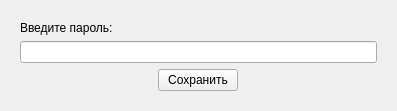
<?xml version="1.0" encoding="UTF-8"?>
<ui version="4.0">
 <class>AuthWindow</class>
 <widget class="QWidget" name="AuthWindow">
  <property name="geometry">
   <rect>
    <x>0</x>
    <y>0</y>
    <width>397</width>
    <height>111</height>
   </rect>
  </property>
  <property name="sizePolicy">
   <sizepolicy hsizetype="Maximum" vsizetype="Preferred">
    <horstretch>0</horstretch>
    <verstretch>0</verstretch>
   </sizepolicy>
  </property>
  <property name="windowTitle">
   <string>Form</string>
  </property>
  <layout class="QGridLayout" name="gridLayout">
   <item row="0" column="0">
    <widget class="QStackedWidget" name="stackedWidget">
     <property name="currentIndex">
      <number>1</number>
     </property>
     <widget class="QWidget" name="page_decrypt">
      <layout class="QGridLayout" name="gridLayout_2">
       <item row="2" column="1">
        <widget class="QPushButton" name="joinButton">
         <property name="sizePolicy">
          <sizepolicy hsizetype="Minimum" vsizetype="Fixed">
           <horstretch>0</horstretch>
           <verstretch>0</verstretch>
          </sizepolicy>
         </property>
         <property name="text">
          <string>Войти</string>
         </property>
        </widget>
       </item>
       <item row="1" column="0" colspan="3">
        <widget class="QLineEdit" name="lineEdit"/>
       </item>
       <item row="0" column="0">
        <widget class="QLabel" name="label">
         <property name="text">
          <string>Введите пароль:</string>
         </property>
        </widget>
       </item>
       <item row="2" column="2">
        <spacer name="horizontalSpacer_2">
         <property name="orientation">
          <enum>Qt::Horizontal</enum>
         </property>
         <property name="sizeHint" stdset="0">
          <size>
           <width>134</width>
           <height>20</height>
          </size>
         </property>
        </spacer>
       </item>
       <item row="2" column="0">
        <spacer name="horizontalSpacer">
         <property name="orientation">
          <enum>Qt::Horizontal</enum>
         </property>
         <property name="sizeHint" stdset="0">
          <size>
           <width>134</width>
           <height>20</height>
          </size>
         </property>
        </spacer>
       </item>
      </layout>
     </widget>
     <widget class="QWidget" name="page_encrypt">
      <layout class="QGridLayout" name="gridLayout_3">
       <item row="0" column="0">
        <widget class="QLabel" name="label_2">
         <property name="text">
          <string>Введите пароль:</string>
         </property>
        </widget>
       </item>
       <item row="1" column="0" colspan="3">
        <widget class="QLineEdit" name="lineEdit_2"/>
       </item>
       <item row="2" column="0">
        <spacer name="horizontalSpacer_4">
         <property name="orientation">
          <enum>Qt::Horizontal</enum>
         </property>
         <property name="sizeHint" stdset="0">
          <size>
           <width>134</width>
           <height>20</height>
          </size>
         </property>
        </spacer>
       </item>
       <item row="2" column="1">
        <widget class="QPushButton" name="saveButton">
         <property name="sizePolicy">
          <sizepolicy hsizetype="Minimum" vsizetype="Fixed">
           <horstretch>0</horstretch>
           <verstretch>0</verstretch>
          </sizepolicy>
         </property>
         <property name="text">
          <string>Сохранить</string>
         </property>
        </widget>
       </item>
       <item row="2" column="2">
        <spacer name="horizontalSpacer_3">
         <property name="orientation">
          <enum>Qt::Horizontal</enum>
         </property>
         <property name="sizeHint" stdset="0">
          <size>
           <width>134</width>
           <height>20</height>
          </size>
         </property>
        </spacer>
       </item>
      </layout>
     </widget>
    </widget>
   </item>
  </layout>
 </widget>
 <resources/>
 <connections/>
</ui>
